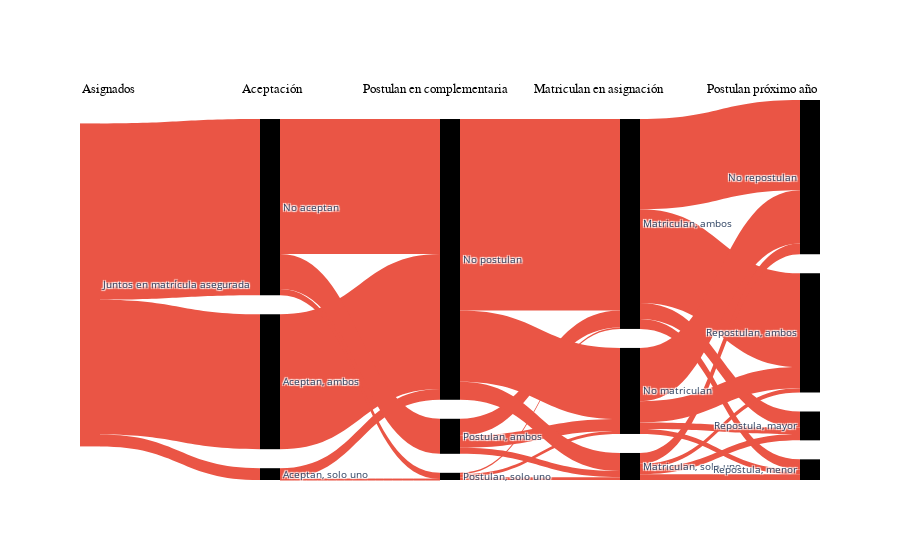

Notebook cell for this chart:
### Markdown cell above
#### Juntos, MA

### Code cell
data_flow = pd.read_csv("/Users/javieragazmuri/ConsiliumBots Dropbox/ConsiliumBots/Projects/Chile/Siblings/data/intermediate/group_2_juntos_ma.csv")

data_flow['cohort'] = data_flow['group_2']

data_1 = data_flow.groupby(['cohort','group_2','cat_aceptan']).sum()['aux'].reset_index()
data_1.columns = ['cohort','origen','destino','valor']

data_2 = data_flow.groupby(['cohort','cat_aceptan','cat_post_comp']).sum()['aux'].reset_index()
data_2.columns = ['cohort','origen','destino','valor']

data_3 = data_flow.groupby(['cohort','cat_post_comp','cat_matricula']).sum()['aux'].reset_index()
data_3.columns = ['cohort','origen','destino','valor']

data_4 = data_flow.groupby(['cohort','cat_matricula','cat_postula_2022']).sum()['aux'].reset_index()
data_4.columns = ['cohort','origen','destino','valor']

data_appended = data_1.append(data_2).append(data_3).append(data_4).sort_values(['cohort','origen','destino'])

dict_color = {1:'rgb(234,85,69)',2:'rgb(237,225,91)',3:'rgb(135,188,69)',4:'rgb(39,174,239)', 5: 'rgb(179,61,198)'}

import plotly.graph_objects as go

fig = go.Figure(data=[go.Sankey(
node = dict(
 pad = 19,
 thickness = 20,
 line = dict( width = 0),
 color = ['red','rgb(234,85,69)','rgb(237,225,91)','rgb(135,188,69)','rgb(39,174,239)','rgb(179,61,198)'],
 label = ["fake","Juntos en matrícula asegurada", "Juntos, nuevo colegio", "Separados", "Al menos uno no asignado", "Otros", "Aceptan, ambos", "Aceptan, solo uno", 
          "No aceptan", "Postulan, ambos", "Postulan, solo uno", "No postulan", "Matriculan, ambos", "Matriculan, solo uno", "No matriculan", 
          "Repostulan, ambos", "Repostula, mayor", "Repostula, menor", "No repostulan"],),
link = dict(
 source = data_appended['origen'].to_list(),
 target = data_appended['destino'].to_list(),
 value = data_appended['valor'].to_list(),
 color = [dict_color[x] for x in data_appended['cohort'].to_list()]))])
#Adding a title & showing the figure (Optional)

for x_coordinate, column_name in enumerate(["Asignados","Aceptación","Postulan en complementaria", "Matriculan en asignación", "Postulan próximo año"]):
  fig.add_annotation(
          x=x_coordinate,
          y=1.05,
          xref="x",
          yref="paper",
          text=column_name,
          showarrow=False,
          font=dict(
              family="Courier New, monospace",
              size=13,
              color="black"
              ),
          align="center",
          )

fig.update_layout(
    xaxis={
    'showgrid': False, # thin lines in the background
    'zeroline': False, # thick line at x=0
    'visible': False,  # numbers below
    },
    yaxis={
    'showgrid': False, # thin lines in the background
    'zeroline': False, # thick line at x=0
    'visible': False,  # numbers below
    }, plot_bgcolor='rgba(0,0,0,0)', font_size=10)
    
fig.show()

### Figure 1 — Plotly figure (JSON) as saved in the notebook; plotly's stock layout.template omitted (floating-point values rounded to 4 significant figures)
{"data": [{"link": {"color": ["rgb(234,85,69)", "rgb(234,85,69)", "rgb(234,85,69)", "rgb(234,85,69)", "rgb(234,85,69)", "rgb(234,85,69)", "rgb(234,85,69)", "rgb(234,85,69)", "rgb(234,85,69)", "rgb(234,85,69)", "rgb(234,85,69)", "rgb(234,85,69)", "rgb(234,85,69)", "rgb(234,85,69)", "rgb(234,85,69)", "rgb(234,85,69)", "rgb(234,85,69)", "rgb(234,85,69)", "rgb(234,85,69)", "rgb(234,85,69)", "rgb(234,85,69)", "rgb(234,85,69)", "rgb(234,85,69)", "rgb(234,85,69)", "rgb(234,85,69)", "rgb(234,85,69)", "rgb(234,85,69)", "rgb(234,85,69)", "rgb(234,85,69)", "rgb(234,85,69)"], "source": [1, 1, 1, 6, 7, 7, 8, 8, 8, 9, 9, 9, 10, 10, 10, 11, 11, 11, 12, 12, 12, 12, 13, 13, 13, 13, 14, 14, 14, 14], "target": [6, 7, 8, 11, 10, 11, 9, 10, 11, 12, 13, 14, 12, 13, 14, 12, 13, 14, 15, 16, 17, 18, 15, 16, 17, 18, 15, 16, 17, 18], "value": [2985, 261, 3899, 2985, 21, 240, 775, 138, 2986, 377, 135, 263, 30, 63, 66, 4237, 400, 1574, 2075, 353, 222, 1994, 94, 140, 125, 239, 469, 145, 110, 1179]}, "node": {"color": ["red", "rgb(234,85,69)", "rgb(237,225,91)", "rgb(135,188,69)", "rgb(39,174,239)", "rgb(179,61,198)"], "label": ["fake", "Juntos en matrícula asegurada", "Juntos, nuevo colegio", "Separados", "Al menos uno no asignado", "Otros", "Aceptan, ambos", "Aceptan, solo uno", "No aceptan", "Postulan, ambos", "Postulan, solo uno", "No postulan", "Matriculan, ambos", "Matriculan, solo uno", "No matriculan", "Repostulan, ambos", "Repostula, mayor", "Repostula, menor", "No repostulan"], "line": {"width": 0}, "pad": 19, "thickness": 20}, "type": "sankey"}], "layout": {"annotations": [{"align": "center", "font": {"color": "black", "family": "Courier New, monospace", "size": 13}, "showarrow": false, "text": "Asignados", "x": 0, "xref": "x", "y": 1.05, "yref": "paper"}, {"align": "center", "font": {"color": "black", "family": "Courier New, monospace", "size": 13}, "showarrow": false, "text": "Aceptación", "x": 1, "xref": "x", "y": 1.05, "yref": "paper"}, {"align": "center", "font": {"color": "black", "family": "Courier New, monospace", "size": 13}, "showarrow": false, "text": "Postulan en complementaria", "x": 2, "xref": "x", "y": 1.05, "yref": "paper"}, {"align": "center", "font": {"color": "black", "family": "Courier New, monospace", "size": 13}, "showarrow": false, "text": "Matriculan en asignación", "x": 3, "xref": "x", "y": 1.05, "yref": "paper"}, {"align": "center", "font": {"color": "black", "family": "Courier New, monospace", "size": 13}, "showarrow": false, "text": "Postulan próximo año", "x": 4, "xref": "x", "y": 1.05, "yref": "paper"}], "font": {"size": 10}, "plot_bgcolor": "rgba(0,0,0,0)", "xaxis": {"showgrid": false, "visible": false, "zeroline": false}, "yaxis": {"showgrid": false, "visible": false, "zeroline": false}}}
